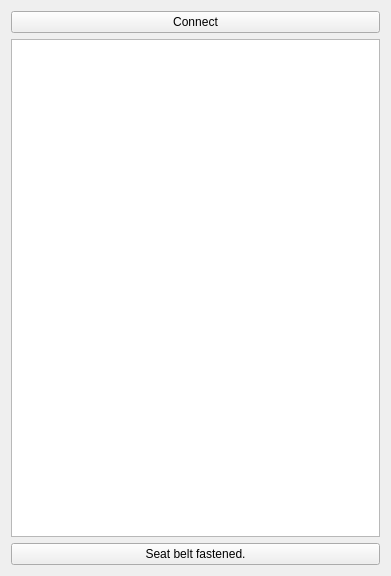
<?xml version="1.0" encoding="UTF-8"?>
<ui version="4.0">
 <class>Widget</class>
 <widget class="QWidget" name="Widget">
  <property name="geometry">
   <rect>
    <x>0</x>
    <y>0</y>
    <width>391</width>
    <height>576</height>
   </rect>
  </property>
  <property name="windowTitle">
   <string>Widget</string>
  </property>
  <layout class="QGridLayout" name="gridLayout_2">
   <item row="0" column="0">
    <layout class="QGridLayout" name="gridLayout">
     <item row="0" column="0">
      <widget class="QPushButton" name="connector">
       <property name="text">
        <string>Connect</string>
       </property>
      </widget>
     </item>
     <item row="1" column="0">
      <widget class="QListWidget" name="listWidget">
       <property name="font">
        <font>
         <pointsize>22</pointsize>
        </font>
       </property>
      </widget>
     </item>
    </layout>
   </item>
   <item row="1" column="0">
    <widget class="QPushButton" name="seatBelt">
     <property name="text">
      <string>Seat belt fastened.</string>
     </property>
    </widget>
   </item>
  </layout>
 </widget>
 <resources/>
 <connections/>
</ui>
